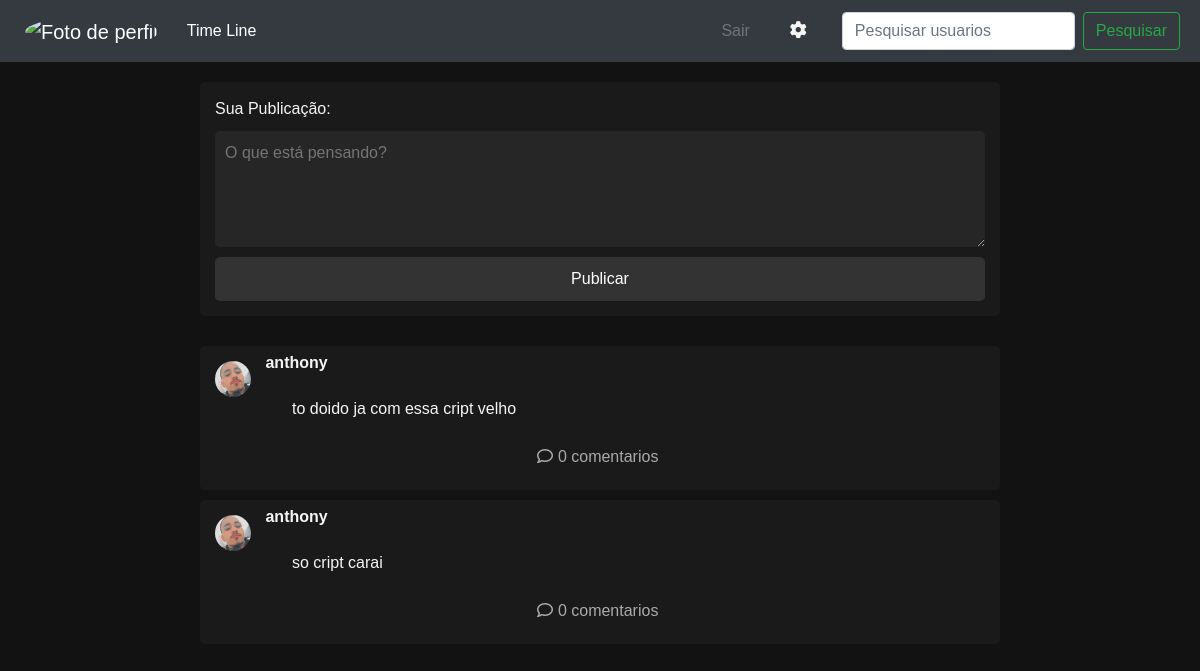
Page /blog/perfil_usuario/5 (signed in) on the committed database.
### appblog/models.py (models this page shows)
class Publicacao(models.Model):
    usuario = models.ForeignKey(Usuario, on_delete=models.CASCADE, related_name='publicacao')
    conteudo = models.TextField()
    data_hora = models.DateTimeField(auto_now_add=True)

class Usuario(models.Model):
    nome = models.TextField()
    foto_perfil = models.ImageField(upload_to='perfil/', default='perfil/default.jpg')

### appblog/views.py (the view)
# urls.py: path('perfil_usuario/<int:usuario_id>', views.perfil_usuario, name='perfil_usuario'),
@login_required(login_url="/blog/login_/")
def perfil_usuario(request, usuario_id):
    usuario = get_object_or_404(Usuario, id=usuario_id)
    nome_do_usuario_buscado = usuario.nome
    nome_do_usuario_logado = request.user.username
    usuarios_logado = Usuario.objects.get(nome=nome_do_usuario_logado)
    usuarios = Usuario.objects.get(nome=nome_do_usuario_buscado)
    publicacoes_do_usuario = Publicacao.objects.filter(
        usuario=usuarios).select_related('usuario').prefetch_related('comentarios')
    contexto = {'publicacoes': publicacoes_do_usuario, 'foto_perfil': usuarios_logado.foto_perfil.url}
    return render(request, 'meu_perfil.html', contexto)

### appblog/templates/meu_perfil.html (shortened to what this page needs)
{% load static %}
<!DOCTYPE html>
<html lang="en">
<head>
    <link rel="stylesheet" href="https://cdnjs.cloudflare.com/ajax/libs/font-awesome/6.5.1/css/all.min.css">
    <link rel="stylesheet" href="https://cdn.jsdelivr.net/npm/bootstrap@4.0.0/dist/css/bootstrap.min.css">
</head>
<body>
    <nav class="navbar navbar-expand-lg navbar-dark bg-dark">
        <a class="navbar-brand" href="{% url 'perfil' %}"><img src="{{ foto_perfil }}" class="foto_nav" alt="Foto de perfil"></a>
        <div class="collapse navbar-collapse" id="navbarSupportedContent">
          <ul class="navbar-nav mr-auto">
            <li class="nav-item active">
              <a class="nav-link" href="{% url 'time_line' %}">Time Line <span class="sr-only">(current)</span></a>
            </li>
          </ul>
          <a class="nav-link disabled" href="{% url 'logout' %}" style="margin-right: 30px;">Sair</a>
          <a class="nav-link" href="{% url 'conf' %}" style="margin-right: 30px;"><i class="fa-solid fa-gear"></i></a>
          <form class="form-inline my-2 my-lg-0">
            <input class="form-control mr-sm-2" type="search" placeholder="Pesquisar usuarios" aria-label="Search">
            <button class="btn btn-outline-success my-2 my-sm-0" type="submit">Pesquisar</button>
          </form>
        </div>
      </nav>
    <div class="feed">
        <div class="post">
            <form id="publishForm" style="display: flex; flex-direction: column;" action="{% url 'publicar_perfil' %}"
                method="POST"> {% csrf_token %}
                <label for="postContent" style="margin-bottom: 10px; color: #f5f5f5;">Sua Publicação:</label>
                <textarea id="postContent" rows="4" name="publicacao" placeholder="O que está pensando?"
                    style="margin-bottom: 10px; padding: 10px; border-radius: 5px; border: none; background-color: #262626; color: #fff;"></textarea>
                <input type="submit" value="Publicar"
                    style="padding: 10px; border-radius: 5px; border: none; background-color: #333; color: #fff; cursor: pointer;">
            </form>
        </div>
    </div>
    <div class="feed">
        {%for publi in publicacoes %}
        <div class="post">
            <img src="{{ publi.usuario.foto_perfil.url }}" alt="Foto de perfil">
            <strong style="top: -15px;">{{publi.usuario.nome}}</strong>
            <p style="margin-left: 10%;">{{publi.conteudo}}</p>
            <div class="interaction" style="margin-left: 37%;">
                <form action="{% url 'comentarios' publi.id %}" method="POST">{%csrf_token%}
                    <button type="submit" class="coment btn btn-primary" style="margin-left: 20px;"><i
                        class="fa-regular fa-comment"></i>{{publi.comentarios.count}} comentarios</button>
                </form>
            </div>
        </div>
        {%empty%}
        <p>Sem publicaçoes</p>
        {% endfor %}
    </div>
</body>
</html>

### appblog/templates/meu_perfil.html (style rules this page uses)
body { font-family: 'Arial', sans-serif; background-color: #121212; color: #f5f5f5; margin: 0; padding: 0; }
.navbar { display: flex; justify-content: space-between; padding: 10px 20px; align-items: center; background-color: #1a1a1a; margin-bottom: 10px; }
.navbar a { color: #f5f5f5; text-decoration: none; padding: 5px; transition: transform 0.2s; }
.foto_nav { transition: transform 0.2s; }
.feed { display: flex; flex-direction: column; align-items: center; margin: 20px; }
.post { background-color: #1a1a1a; padding: 15px; margin-bottom: 10px; border-radius: 5px; margin-left: auto; margin-right: auto; max-width: 800px; width: 100%; }
.post .interaction { color: #aaa; font-size: 0.9em; margin-top: 10px; margin-left: 100px; }
.fa-regular { margin: 5px; }
strong { top: -15px; margin-left: 10px; position: relative; ; }
.post img { width: 3vw; height: 3vw; border-radius: 50%; object-fit: cover; }
.coment { background: none; border: none; color: #aaa; cursor: pointer; }
.post { position: relative; }
.foto_nav { width: 2.5vw; height: 2.5vw; border-radius: 50%; object-fit: cover; }
.fa-solid { font-size: 17px; transition: transform 0.1s; }

### rows in the picture
Publicacao: usuario.foto_perfil (picture), usuario.nome "anthony", conteudo "to doido ja com essa cript velho", comentarios.count "0"
Publicacao: usuario.foto_perfil (picture), usuario.nome "anthony", conteudo "so cript carai", comentarios.count "0"
